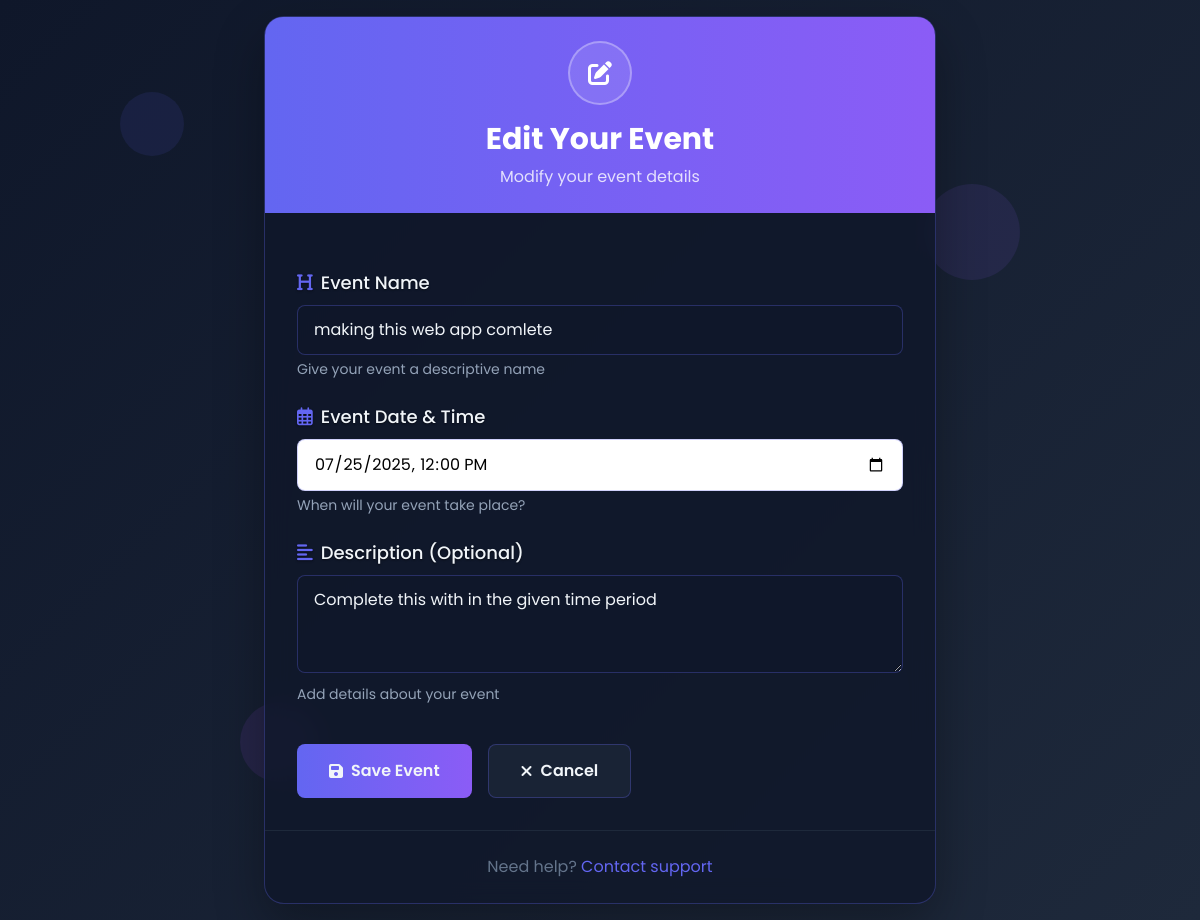
/countdown/10/update/, run on the app's committed database.
### app_countdown/models.py (models this page shows, shortened)
class Event(models.Model):
    name = models.CharField(max_length=200)
    event_date = models.DateTimeField()
    description = models.TextField(blank=True)

### app_countdown/views.py (the view, shortened to what this page needs)
# urls.py: path('countdown/<int:pk>/update/', views.EventUpdateView.as_view(), name='update_event'),
class EventUpdateView(UpdateView):
    model = Event
    form_class = EventForm
    template_name = 'event_form.html'
    success_url = reverse_lazy('event_list')

### app_countdown/forms.py (shortened to what this page needs)
class EventForm(forms.ModelForm):
    class Meta:
        model = Event
        fields = ['name', 'event_date', 'description']
        widgets = {
            'event_date': forms.DateTimeInput(attrs={
                'type': 'datetime-local',
                'class': 'form-input w-full px-4 py-3 rounded-lg bg-white text-black dark:bg-gray-800 dark:text-white appearance-auto focus:outline-none focus:ring-2 focus:ring-primary'
            },
            format='%Y-%m-%dT%H:%M'
            )
        }

### templates/event_form.html (shortened to what this page needs)
{% extends 'base.html' %}
{% block content %}
<body class="flex items-center justify-center min-h-screen p-4">
    <div class="decoration-element animation-float" style="top: 10%; left: 10%; animation-delay: 0s;">
        <div class="bg-primary w-16 h-16 rounded-full"></div>
    </div>
    <div class="decoration-element animation-float" style="top: 20%; right: 15%; animation-delay: 0.2s;">
        <div class="bg-secondary w-24 h-24 rounded-full"></div>
    </div>
    <div class="decoration-element animation-float" style="bottom: 15%; left: 20%; animation-delay: 0.4s;">
        <div class="bg-purple-500 w-20 h-20 rounded-full"></div>
    </div>
    <div class="form-container w-full max-w-2xl animation-fade-in">
        <div class="form-header p-6 text-center">
            <div class="flex justify-center mb-4">
                <div class="w-16 h-16 rounded-full bg-white/10 flex items-center justify-center border-2 border-white/30">
                    <i class="fas {% if object %}fa-edit{% else %}fa-plus-circle{% endif %} text-white text-2xl"></i>
                </div>
            </div>
            <h1 class="text-3xl font-bold text-white">
                {% if object %}Edit Your Event{% else %}Create New Event{% endif %}
            </h1>
            <p class="text-white/80 mt-2">
                {% if object %}Modify your event details{% else %}Set up a new countdown timer{% endif %}
            </p>
        </div>
        <div class="p-6 md:p-8">
            <form method="post" class="space-y-6">
                <div>
                    <label for="id_name" class="form-label block text-lg font-medium mb-2">
                        <i class="fas fa-heading mr-2 text-primary"></i>Event Name
                    </label>
                    <input
                        type="text"
                        name="name"
                        id="id_name"
                        required
                        class="form-input w-full px-4 py-3 rounded-lg focus:outline-none focus:ring-2 focus:ring-primary"
                        placeholder="Enter event name"
                        {% if form.name.value %}value="{{ form.name.value }}"{% endif %}
                    >
                    <p class="text-slate-400 text-sm mt-1">Give your event a descriptive name</p>
                </div>
            <div>
                <label for="{{ form.event_date.id_for_label }}" class="form-label block text-lg font-medium mb-2">
                    <i class="far fa-calendar-alt mr-2 text-primary"></i>Event Date & Time
                </label>
                {{ form.event_date }}
                <p class="text-slate-400 text-sm mt-1">When will your event take place?</p>
            </div>
                <div>
                    <label for="id_description" class="form-label block text-lg font-medium mb-2">
                        <i class="fas fa-align-left mr-2 text-primary"></i>Description (Optional)
                    </label>
                    <textarea
                        name="description"
                        id="id_description"
                        rows="3"
                        class="form-input w-full px-4 py-3 rounded-lg focus:outline-none focus:ring-2 focus:ring-primary"
                        placeholder="Describe your event"
                    >{% if form.description.value %}{{ form.description.value }}{% endif %}</textarea>
                    <p class="text-slate-400 text-sm mt-1">Add details about your event</p>
                </div>
                <div class="flex flex-wrap gap-4 pt-4">
                    <button type="submit" class="btn-primary px-8 py-3.5 rounded-lg font-semibold flex items-center">
                        <i class="fas fa-save mr-2"></i> Save Event
                    </button>
                    <a href="{% url 'event_list' %}" class="btn-secondary px-8 py-3.5 rounded-lg font-semibold flex items-center">
                        <i class="fas fa-times mr-2"></i> Cancel
                    </a>
                </div>
            </form>
        </div>
        <div class="border-t border-slate-800 p-6 text-center text-slate-500">
            <p>Need help? <a href="#" class="text-primary hover:underline">Contact support</a></p>
        </div>
    </div>
</body>
{% endblock %}

### templates/base.html (style rules this page uses)
body { font-family: 'Poppins', sans-serif; background: linear-gradient(135deg, #0f172a, #1e293b); min-height: 100vh; color: #f1f5f9; }
.form-container { background: rgba(15, 23, 42, 0.8); backdrop-filter: blur(12px); border: 1px solid rgba(99, 102, 241, 0.3); border-radius: 20px; box-shadow: 0 20px 50px rgba(0, 0, 0, 0.3); }
.form-header { background: linear-gradient(90deg, #6366f1, #8b5cf6); border-radius: 18px 18px 0 0; }
.form-input { background: rgba(15, 23, 42, 0.5); border: 1px solid rgba(99, 102, 241, 0.3); color: #f1f5f9; transition: all 0.3s ease; }
.form-label { text-shadow: 0 1px 2px rgba(0, 0, 0, 0.5); }
.btn-primary { background: linear-gradient(90deg, #6366f1, #8b5cf6); transition: all 0.3s ease; }
.btn-secondary { background: rgba(30, 41, 59, 0.7); border: 1px solid rgba(99, 102, 241, 0.3); transition: all 0.3s ease; }
.decoration-element { position: absolute; z-index: -1; opacity: 0.1; }

### data on the page
Event: name "making this web app comlete", event_date "07/25/2025 12:00", description "Complete this with in the given time period"
